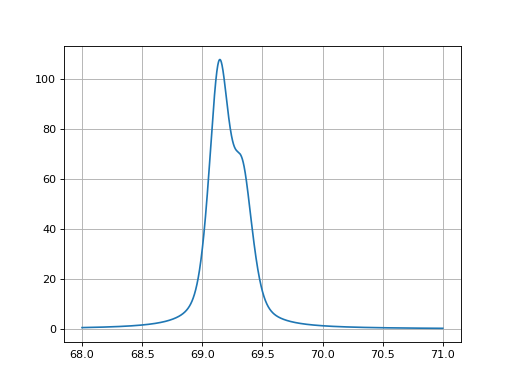

Recreate this plot in Python.
import numpy as np
import matplotlib.pyplot as plt
from fitspy.core.models_bichromatic import pseudovoigt_ka12

x = np.linspace(68, 71, 2000)
y = pseudovoigt_ka12(x, ampli=100, fwhm=.2, x0=69.14, alpha=0.5, cathode='Cu')
plt.figure()
plt.grid()
plt.plot(x, y)
